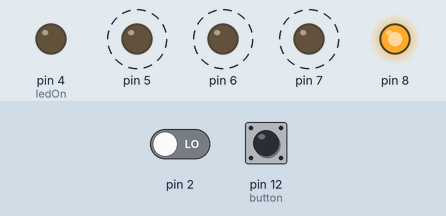
Recording of a sketch running on a simulated Arduino Uno, built with avr-gcc and run on an emulated ATmega328P. Shown: output pins drawn as LEDs (lit = HIGH). Dashed ring = blinking. The inputs (shaded band) are chosen by the test bench; at power-on: pin 2 LOW, pin 12 (button) LOW.

Above: at 1.27 s.
1.3 s: pin 2 driven HIGH
At 2.1 s:
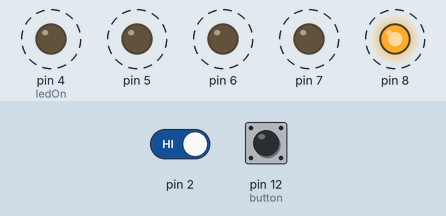
4.3 s: pin 12 (button) pulled HIGH for 3.2 s
At 4.3 s:
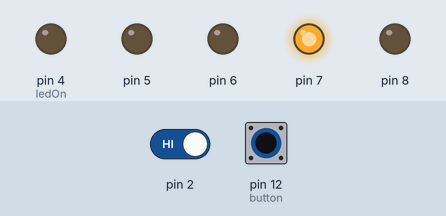
Timing chart, 0 to 15.0 s (numbered marks = the images above; inputs shaded):
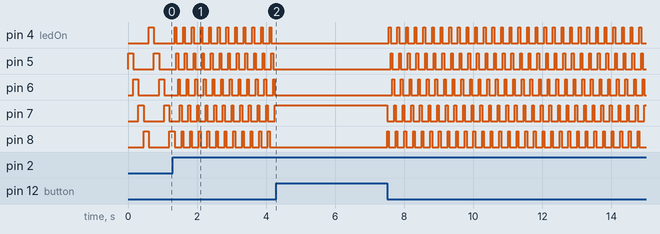

Measured:
- after the input at 1.3 s, pin 4 (ledOn), pin 5: alternates HIGH for 0.05 s and LOW for 0.20 s, starting after 0.10 s; pin 6: alternates HIGH for 0.05 s and LOW for 0.20 s, starting after 0.15 s; pin 7: alternates HIGH for 0.05 s and LOW for 0.20 s, starting after 0.20 s; pin 8: alternates HIGH for 0.05 s and LOW for 0.20 s, starting after 0.25 s
- by itself, pin 5–7: alternates HIGH for 0.15 s and LOW for 0.60 s

The sketch:

1.A_Reaction_Tester.ino
```cpp
// Unit 1 Digital Sandbox
// Project 1.A Reaction Tester

// Create a game that will test a user’s reaction speed!
// The user picks a number between 4 and 8 (in their head, not the program).
// he program will cycle through lights D4-D8 at one of two speeds depending on difficulty level, and the user will press the button to stop the cycle on the LED that matches their number.

int ledOn = 4; // Initializing the variable and making it start off at D4
int dspee; // Initialized the delay in between each loop

void setup(){ // Setting up all the LEDs and buttons
  pinMode(2, INPUT);
  pinMode(12, INPUT);

  pinMode(4, OUTPUT);
  pinMode(5, OUTPUT);
  pinMode(6, OUTPUT);
  pinMode(7, OUTPUT);
  pinMode(8, OUTPUT);
}

void loop(){
  if (digitalRead(12) == HIGH) { // if button is pressed, keep LED on
    digitalWrite(ledOn, HIGH);
  }

  else { // if button isn't pressed, keep LED off
    digitalWrite (ledOn, LOW);
    ledOn = ledOn + 1; // switches the LED to the next to it

    if (ledOn == 9) { // checks whether or not it passes D8
      ledOn = 4; // if it does, it switches back to the beginning at D4
    }
  }

  digitalWrite(ledOn, HIGH); // turned on each LED

  if (digitalRead(2) == HIGH) { // checks the difficulty the person wanted the program in
    dspee = 50; // faster leds for the harder difficulty
  }

  else {
    dspee = 150; // slower leds for the easier difficulty
  }

  delay(dspee); // the interval in between each LED
}
```
